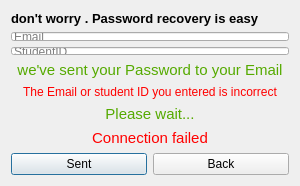
<?xml version="1.0" encoding="UTF-8"?>
<ui version="4.0">
 <class>Dialog</class>
 <widget class="QDialog" name="Dialog">
  <property name="geometry">
   <rect>
    <x>0</x>
    <y>0</y>
    <width>300</width>
    <height>186</height>
   </rect>
  </property>
  <property name="minimumSize">
   <size>
    <width>300</width>
    <height>186</height>
   </size>
  </property>
  <property name="maximumSize">
   <size>
    <width>300</width>
    <height>186</height>
   </size>
  </property>
  <property name="windowTitle">
   <string>Forget Password</string>
  </property>
  <property name="windowIcon">
   <iconset>
    <normaloff>../Icons/ForgetPass.png</normaloff>../Icons/ForgetPass.png</iconset>
  </property>
  <layout class="QGridLayout" name="gridLayout">
   <item row="0" column="0">
    <widget class="QLabel" name="label">
     <property name="maximumSize">
      <size>
       <width>16777215</width>
       <height>20</height>
      </size>
     </property>
     <property name="font">
      <font>
       <pointsize>10</pointsize>
       <weight>75</weight>
       <bold>true</bold>
      </font>
     </property>
     <property name="styleSheet">
      <string notr="true"/>
     </property>
     <property name="text">
      <string>don't worry . Password recovery is easy</string>
     </property>
     <property name="alignment">
      <set>Qt::AlignLeading|Qt::AlignLeft|Qt::AlignVCenter</set>
     </property>
    </widget>
   </item>
   <item row="2" column="0">
    <widget class="QLabel" name="label_sent">
     <property name="font">
      <font>
       <family>MS Shell Dlg 2</family>
       <pointsize>11</pointsize>
       <weight>50</weight>
       <italic>false</italic>
       <bold>false</bold>
      </font>
     </property>
     <property name="styleSheet">
      <string notr="true">color: rgb(85, 170, 0);
font: 11pt &quot;MS Shell Dlg 2&quot;;</string>
     </property>
     <property name="text">
      <string>we've sent your Password to your Email</string>
     </property>
     <property name="alignment">
      <set>Qt::AlignCenter</set>
     </property>
    </widget>
   </item>
   <item row="1" column="0">
    <layout class="QVBoxLayout" name="verticalLayout">
     <item>
      <widget class="QLineEdit" name="lineEdit_Email">
       <property name="placeholderText">
        <string>Email</string>
       </property>
      </widget>
     </item>
     <item>
      <widget class="QLineEdit" name="lineEdit_StudentID">
       <property name="placeholderText">
        <string>StudentID</string>
       </property>
      </widget>
     </item>
    </layout>
   </item>
   <item row="6" column="0">
    <layout class="QHBoxLayout" name="horizontalLayout">
     <item>
      <widget class="QPushButton" name="pushButton_sent">
       <property name="maximumSize">
        <size>
         <width>16777215</width>
         <height>22</height>
        </size>
       </property>
       <property name="text">
        <string>Sent</string>
       </property>
      </widget>
     </item>
     <item>
      <widget class="QPushButton" name="pushButton_Back">
       <property name="maximumSize">
        <size>
         <width>16777215</width>
         <height>22</height>
        </size>
       </property>
       <property name="text">
        <string>Back</string>
       </property>
      </widget>
     </item>
    </layout>
   </item>
   <item row="3" column="0">
    <widget class="QLabel" name="label_Incorrect">
     <property name="font">
      <font>
       <pointsize>9</pointsize>
      </font>
     </property>
     <property name="styleSheet">
      <string notr="true">color: rgb(255, 0, 0);</string>
     </property>
     <property name="text">
      <string>The Email or student ID you entered is incorrect</string>
     </property>
     <property name="alignment">
      <set>Qt::AlignCenter</set>
     </property>
    </widget>
   </item>
   <item row="5" column="0">
    <widget class="QLabel" name="label_Error_Connection">
     <property name="font">
      <font>
       <pointsize>11</pointsize>
      </font>
     </property>
     <property name="styleSheet">
      <string notr="true">color: rgb(255, 0, 0);</string>
     </property>
     <property name="text">
      <string>Connection failed</string>
     </property>
     <property name="alignment">
      <set>Qt::AlignCenter</set>
     </property>
    </widget>
   </item>
   <item row="4" column="0">
    <widget class="QLabel" name="label_Wait">
     <property name="font">
      <font>
       <pointsize>11</pointsize>
      </font>
     </property>
     <property name="styleSheet">
      <string notr="true">color: rgb(85, 170, 0);</string>
     </property>
     <property name="text">
      <string>Please wait...</string>
     </property>
     <property name="alignment">
      <set>Qt::AlignCenter</set>
     </property>
    </widget>
   </item>
  </layout>
 </widget>
 <resources/>
 <connections/>
</ui>
